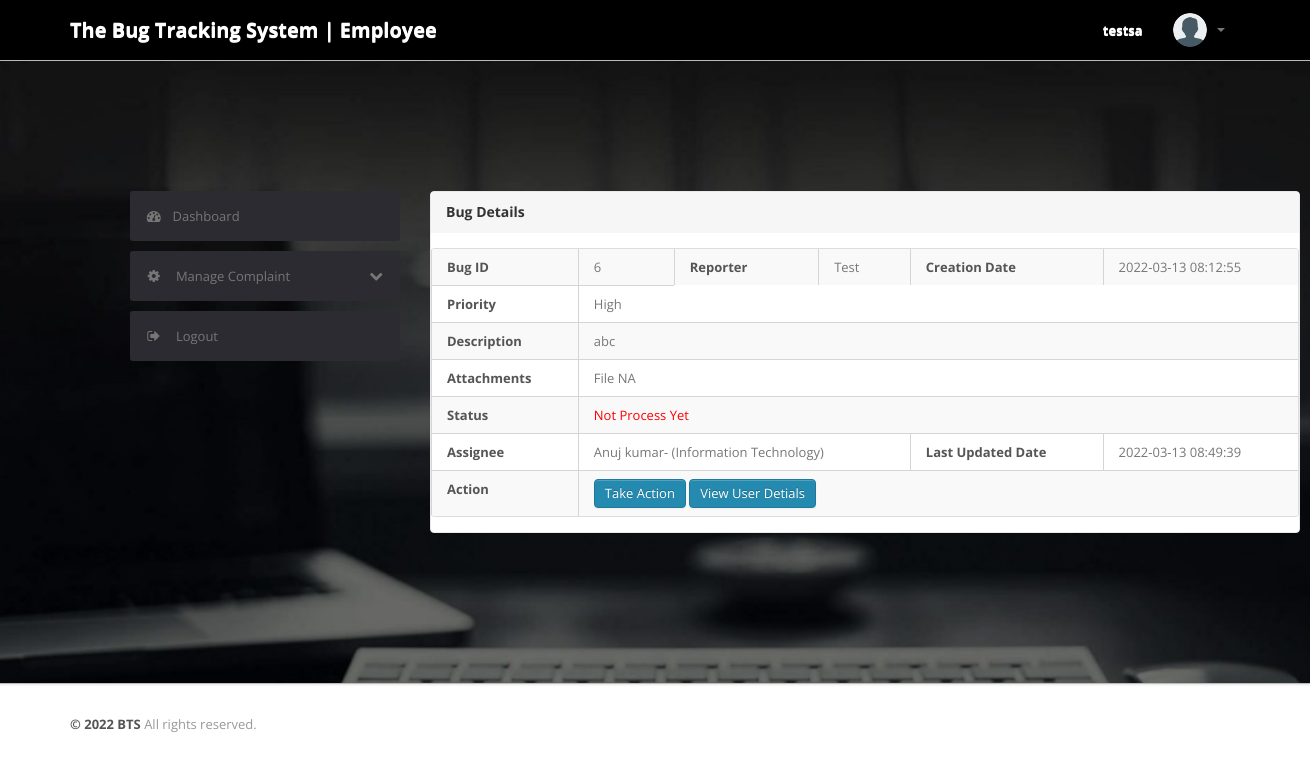
Screenshot of /admin/sub/complaint-details.php?cid=6 (signed in) with the database file from the repository.
### tables this page shows
CREATE TABLE `tblcomplaints` (
  `complaintNumber` int(11) NOT NULL,
  `userId` int(11) DEFAULT NULL,
  `category` int(11) DEFAULT NULL,
  `subcategory` varchar(255) DEFAULT NULL,
  `complaintType` varchar(255) DEFAULT NULL,
  `state` varchar(255) DEFAULT NULL,
  `noc` varchar(255) DEFAULT NULL,
  `complaintDetails` mediumtext DEFAULT NULL,
  `complaintFile` varchar(255) DEFAULT NULL,
  `regDate` timestamp NULL DEFAULT current_timestamp(),
  `status` varchar(50) DEFAULT NULL,
  `lastUpdationDate` timestamp NULL DEFAULT NULL ON UPDATE current_timestamp()
);

CREATE TABLE `users` (
  `id` int(11) NOT NULL,
  `fullName` varchar(255) DEFAULT NULL,
  `userEmail` varchar(255) DEFAULT NULL,
  `password` varchar(255) DEFAULT NULL,
  `contactNo` bigint(11) DEFAULT NULL,
  `address` tinytext DEFAULT NULL,
  `State` varchar(255) DEFAULT NULL,
  `country` varchar(255) DEFAULT NULL,
  `pincode` int(6) DEFAULT NULL,
  `userImage` varchar(255) DEFAULT NULL,
  `regDate` timestamp NOT NULL DEFAULT current_timestamp(),
  `updationDate` timestamp NULL DEFAULT NULL,
  `status` int(1) DEFAULT NULL
);

CREATE TABLE `tblforwardhistory` (
  `id` int(11) NOT NULL,
  `ComplaintNumber` bigint(12) DEFAULT NULL,
  `ForwardFrom` int(6) DEFAULT NULL,
  `ForwardTo` int(6) DEFAULT NULL,
  `ForwadDate` timestamp NULL DEFAULT current_timestamp()
);

CREATE TABLE `tblsubadmin` (
  `id` int(11) NOT NULL,
  `SubAdminName` varchar(150) DEFAULT NULL,
  `Department` varchar(150) DEFAULT NULL,
  `EmailId` varchar(150) DEFAULT NULL,
  `ContactNumber` bigint(12) DEFAULT NULL,
  `UserName` varchar(12) DEFAULT NULL,
  `Password` varchar(150) DEFAULT NULL,
  `RegDate` timestamp NULL DEFAULT current_timestamp(),
  `LastUpdationDate` timestamp NULL DEFAULT NULL ON UPDATE current_timestamp(),
  `IsActive` int(1) DEFAULT NULL
);

### admin/sub/complaint-details.php (the view, shortened to what this page needs)
<?php
include('../include/config.php');
if(strlen($_SESSION['subalogin'])==0)
	{
header('location:../index.php');
}
else{
?>
<!DOCTYPE html>
<html lang="en">
<head>
	<link type="text/css" href="../bootstrap/css/bootstrap.min.css" rel="stylesheet">
	<link type="text/css" href="../bootstrap/css/bootstrap-responsive.min.css" rel="stylesheet">
	<link type="text/css" href="../css/theme.css" rel="stylesheet">
	<link type="text/css" href="../images/icons/css/font-awesome.css" rel="stylesheet">
</head>
<body>
<?php include('include/header.php');?>
	<div class="wrapper" style="background-size: cover; background-image: url('images/rob.jpg'); Padding: 130px; ">
		<div class="container">
			<div class="row">
<?php include('include/sidebar.php');?>
			<div class="span9">
					<div class="content">
	<div class="module">
							<div class="module-head">
								<h3>Bug Details</h3>
							</div>
							<div class="module-body table">
								<table cellpadding="0" cellspacing="0" border="0" class="datatable-1 table table-bordered table-striped	 display" width="100%">
									<tbody>
<?php $st='closed';
$query=mysqli_query($con,"select tblcomplaints.*,users.fullName as name from tblcomplaints join users on users.id=tblcomplaints.userId  where tblcomplaints.complaintNumber='".$_GET['cid']."'");
while($row=mysqli_fetch_array($query))
{
?>
										<tr>
											<td><b>Bug ID</b></td>
											<td><?php echo htmlentities($row['complaintNumber']);?></td>
											<td><b>Reporter</b></td>
											<td> <?php echo htmlentities($row['name']);?></td>
											<td><b>Creation Date</b></td>
											<td><?php echo htmlentities($row['regDate']);?>
											</td>
										</tr>
<tr>
											<td><b>Priority </b></td>
											<td><?php echo htmlentities($row['state']);?></td>
										</tr>
<tr>
											<td><b>Description </b></td>
											<td colspan="5"> <?php echo htmlentities($row['complaintDetails']);?></td>
										</tr>
<tr>
											<td><b>Attachments </b></td>
											<td colspan="5"> <?php $cfile=$row['complaintFile'];
if($cfile=="" || $cfile=="NULL")
{
  echo "File NA";
}
else{?>
<a href="../../users/complaintdocs/<?php echo htmlentities($row['complaintFile']);?>" target="_blank"/> View File</a>
<?php } ?></td>
</tr>
<tr>
<td><b>Status</b></td>
<td colspan="5" style="color:red"><?php if($row['status']==""){ echo "Not Process Yet";
} else {
echo htmlentities($row['status']);
}?></td>
</tr>
<?php
$cmpno=intval($_GET['cid']);
$qry=mysqli_query($con,"select  tblsubadmin.SubAdminName,tblsubadmin.Department,tblforwardhistory.ForwadDate from tblforwardhistory join tblsubadmin on tblsubadmin.id=tblforwardhistory.ForwardTo where tblforwardhistory.ComplaintNumber='$cmpno'");
while($result=mysqli_fetch_array($qry))
{
?>
<tr>
<td><b>Assignee </b></td>
<td colspan="3"> <?php echo htmlentities($result['SubAdminName']);?>- (<?php echo htmlentities($result['Department']);?>)</td>
<td><b>Last Updated Date </b></td>
<td> <?php echo htmlentities($result['ForwadDate']);?></td>
</tr>
<?php } ?>
<tr>
											<td><b>Action</b></td>
											<td colspan="5">
											<?php if($row['status']=="closed"){
												} else {?>
<a href="javascript:void(0);" onClick="popUpWindow('updatecomplaint.php?cid=<?php echo htmlentities($row['complaintNumber']);?>');" title="Update order">
											 <button type="button" class="btn btn-primary">Take Action</button>
											</a><?php } ?>
											<a href="javascript:void(0);" onClick="popUpWindow('userprofile.php?uid=<?php echo htmlentities($row['userId']);?>');" title="Update order">
											 <button type="button" class="btn btn-primary">View User Detials</button></a></td>
										</tr>
										<?php  } ?>
								</table>
							</div>
						</div>
					</div>
				</div>
			</div>
		</div>
	</div>
<?php include('include/footer.php');?>
</body>
<?php } ?>

### admin/sub/include/header.php (shortened to what this page needs)
<div class="navbar navbar-fixed-top">
		<div class="navbar-inner" style = "background-color: black">
			<div class="container">
			  	<a class="brand" href="index.html" style = "color: white">
			  		The Bug Tracking  System | Employee
			  	</a>
				<div class="nav-collapse collapse navbar-inverse-collapse">
					<ul class="nav pull-right">
						<li><a href="#" style = "color: white">
					<?php echo $_SESSION['subalogin']; ?>
						</a></li>
						<li class="nav-user dropdown">
							<a href="#" class="dropdown-toggle" data-toggle="dropdown">
								<img src="../images/user.png" class="nav-avatar" />
								<b class="caret"></b>
							</a>
						</li>
					</ul>
				</div>
			</div>
		</div>
	</div>

### admin/sub/include/sidebar.php (shortened to what this page needs)
<div class="span3">
					<div class="sidebar">
		<ul class="widget widget-menu unstyled">
							<li><a href="dashboard.php"><i class="menu-icon icon-dashboard"></i>Dashboard</a></li>
						</ul>
<ul class="widget widget-menu unstyled">
							<li>
								<a class="collapsed" data-toggle="collapse" href="#togglePages">
									<i class="menu-icon icon-cog"></i>
									<i class="icon-chevron-down pull-right"></i><i class="icon-chevron-up pull-right"></i>
									Manage Complaint
								</a>
							</li>
						</ul>
						<ul class="widget widget-menu unstyled">
							<li>
								<a href="logout.php">
									<i class="menu-icon icon-signout"></i>
									Logout
								</a>
							</li>
						</ul>
					</div>
				</div>

### admin/sub/include/footer.php
	<div class="footer" >
		<div class="container">
			<b class="copyright">&copy; <?php  $year=date("Y");
echo htmlentities($year);
			?> BTS </b> All rights reserved.
		</div>
	</div>

### rows the page displays
tblcomplaints: complaintNumber "6", userId.fullName "Test", regDate "2022-03-13 08:12:55", state "High", complaintDetails "abc", complaintFile "File NA", shows "Not Process Yet"
tblforwardhistory: tblsubadmin.SubAdminName "Anuj kumar", tblsubadmin.Department "Information Technology", ForwadDate "2022-03-13 08:49:39"

### other values shown
$_SESSION['subalogin'] "testsa"
